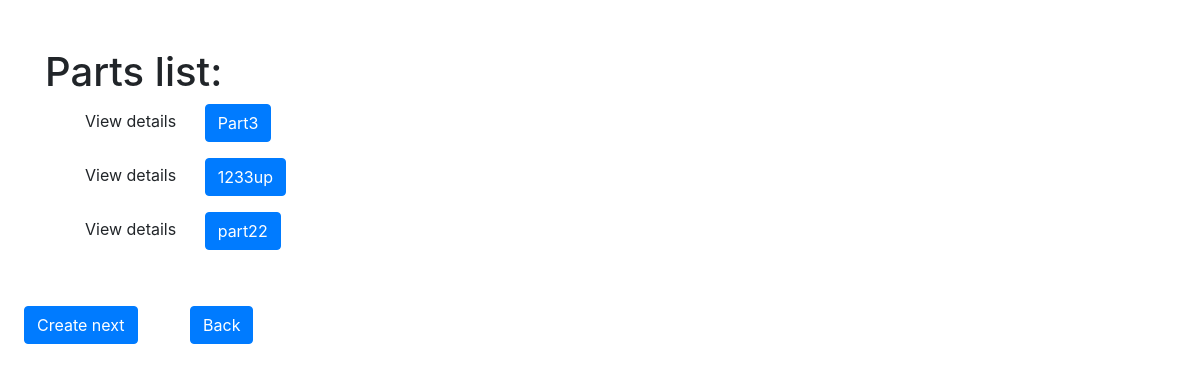
/parts/, run on an earlier commit of the app's database.
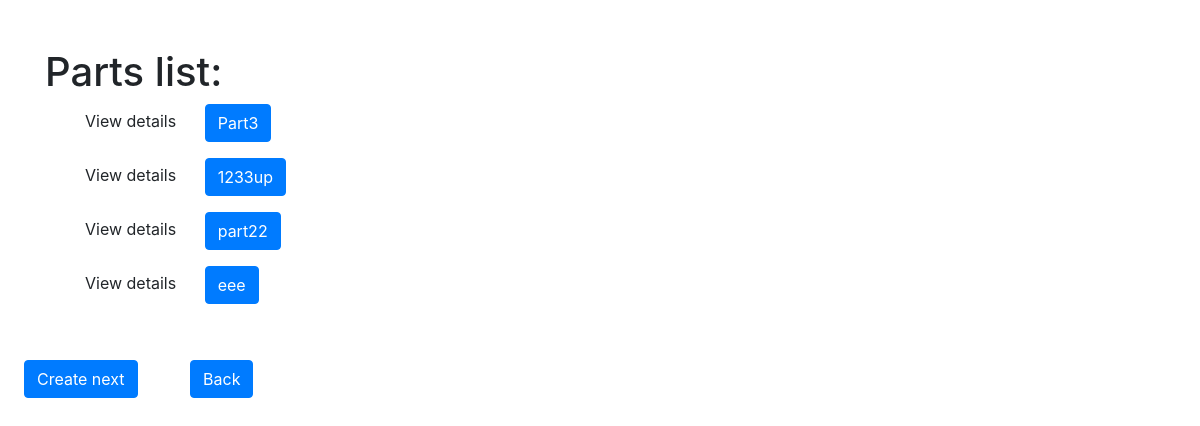
And on a later commit of the database.
### store/models.py (models this page shows)
class Part(models.Model):
    serial_number = models.CharField(max_length=100, unique=True)
    name = models.CharField(max_length=100)
    description = models.TextField()
    category = models.ForeignKey(Category, on_delete=models.PROTECT)
    quantity = models.IntegerField()
    price = models.FloatField()
    location = models.ForeignKey(Location, on_delete=models.CASCADE)

### store/views.py (the view)
# urls.py: path('parts/', PartListView.as_view(), name='part-list'),
class PartListView(View):
    def get(self, request):
        parts = Part.objects.all()
        locations = Location.objects.all()
        return render(request, 'part_list.html', {'parts': parts, 'locations': locations})

### templates/part_list.html
{% extends 'base.html' %}
{% block content %}
        <div class="container mt-5 mb-3">
        <h1>Parts list:</h1>
        {% for part in parts %}
            <ul>View details
                <a href="{% url 'part-detail' part.id %}" class="btn btn-primary mx-4">{{ part.name }} </a>
            </ul>
        {% endfor %}<br>
        </div>
    <a href="{% url 'category-create' %}" class="btn btn-primary mx-4">Create next</a>
    <a href="{% url 'landing-page' %}" class="btn btn-primary mx-4">Back</a>
{% endblock %}

### templates/base.html (shortened to what this page needs)
<!DOCTYPE html>
<html lang="en">
<head>
  <link href="https://stackpath.bootstrapcdn.com/bootstrap/4.5.2/css/bootstrap.min.css" rel="stylesheet">
</head>
<body>
{% block content %}
{% endblock %}
</body>
</html>

What changed in the data, as far as the page shows it:
added Part: name "eee"
